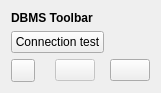
  <widget class="QWidget" name="layoutWidget">
   <property name="geometry">
    <rect>
     <x>11</x>
     <y>11</y>
     <width>139</width>
     <height>89</height>
    </rect>
   </property>
   <layout class="QGridLayout" name="gridLayout_6">
    <item row="0" column="0" colspan="2">
     <widget class="QLabel" name="label_29">
      <property name="sizePolicy">
       <sizepolicy hsizetype="Expanding" vsizetype="Preferred">
        <horstretch>0</horstretch>
        <verstretch>0</verstretch>
       </sizepolicy>
      </property>
      <property name="font">
       <font>
        <weight>75</weight>
        <bold>true</bold>
       </font>
      </property>
      <property name="text">
       <string>DBMS Toolbar</string>
      </property>
     </widget>
    </item>
    <item row="1" column="0" colspan="2">
     <widget class="QPushButton" name="pushButton_connect">
      <property name="sizePolicy">
       <sizepolicy hsizetype="Expanding" vsizetype="Fixed">
        <horstretch>0</horstretch>
        <verstretch>0</verstretch>
       </sizepolicy>
      </property>
      <property name="text">
       <string>Connection test</string>
      </property>
     </widget>
    </item>
    <item row="2" column="0">
     <widget class="QToolButton" name="toolButton_draw_siti">
      <property name="text">
       <string/>
      </property>
      <property name="icon">
       <iconset resource="../../resources/resources.qrc">
        <normaloff>:/icons/GIS.png</normaloff>:/icons/GIS.png</iconset>
      </property>
      <property name="checkable">
       <bool>true</bool>
      </property>
     </widget>
    </item>
    <item row="2" column="1">
     <widget class="QPushButton" name="pushButton_draw">
      <property name="enabled">
       <bool>false</bool>
      </property>
      <property name="sizePolicy">
       <sizepolicy hsizetype="Fixed" vsizetype="Fixed">
        <horstretch>0</horstretch>
        <verstretch>0</verstretch>
       </sizepolicy>
      </property>
      <property name="text">
       <string/>
      </property>
      <property name="icon">
       <iconset resource="../../resources/resources.qrc">
        <normaloff>:/icons/layers-icon.png</normaloff>:/icons/layers-icon.png</iconset>
      </property>
     </widget>
    </item>
    <item row="2" column="2">
     <widget class="QPushButton" name="pushButton_eamena_geometry">
      <property name="sizePolicy">
       <sizepolicy hsizetype="Fixed" vsizetype="Fixed">
        <horstretch>0</horstretch>
        <verstretch>0</verstretch>
       </sizepolicy>
      </property>
      <property name="text">
       <string/>
      </property>
      <property name="icon">
       <iconset resource="../../resources/resources.qrc">
        <normaloff>:/icons/iconsus.png</normaloff>:/icons/iconsus.png</iconset>
      </property>
     </widget>
    </item>
   </layout>
  </widget>
